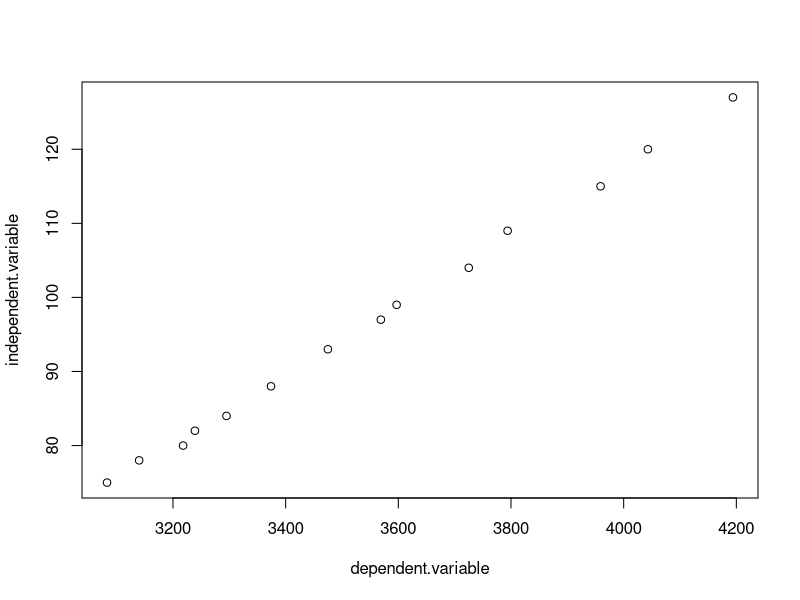

Reproduce this figure in R.
library(lmtest)

dependent.variable <- c(3083, 3140, 3218, 3239, 3295, 3374, 3475, 3569, 3597, 3725, 3794, 3959, 4043, 4194)
independent.variable <- c(75, 78, 80, 82, 84, 88, 93, 97, 99, 104, 109, 115, 120, 127)

plot(dependent.variable, independent.variable)

# p-value = 0.365 > 0.05 => don't reject null hypothesis
gqtest(lm(dependent.variable ~ independent.variable))
